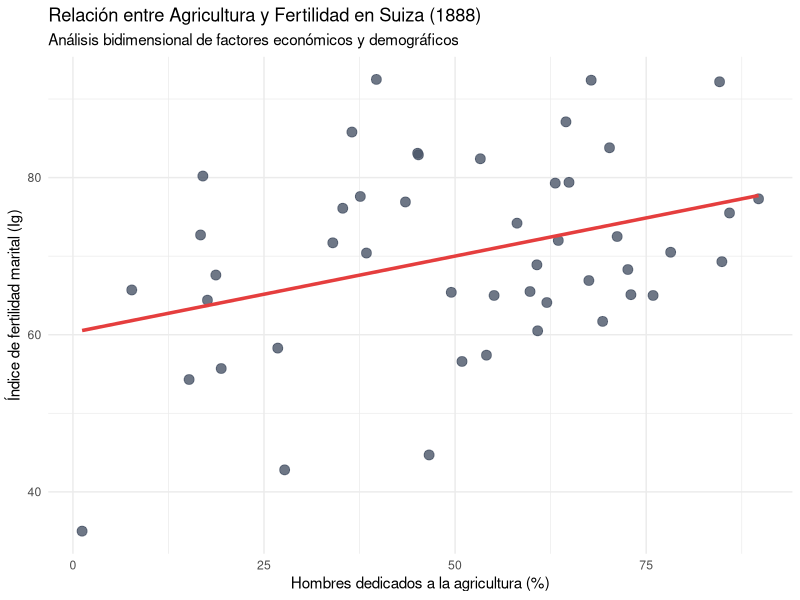
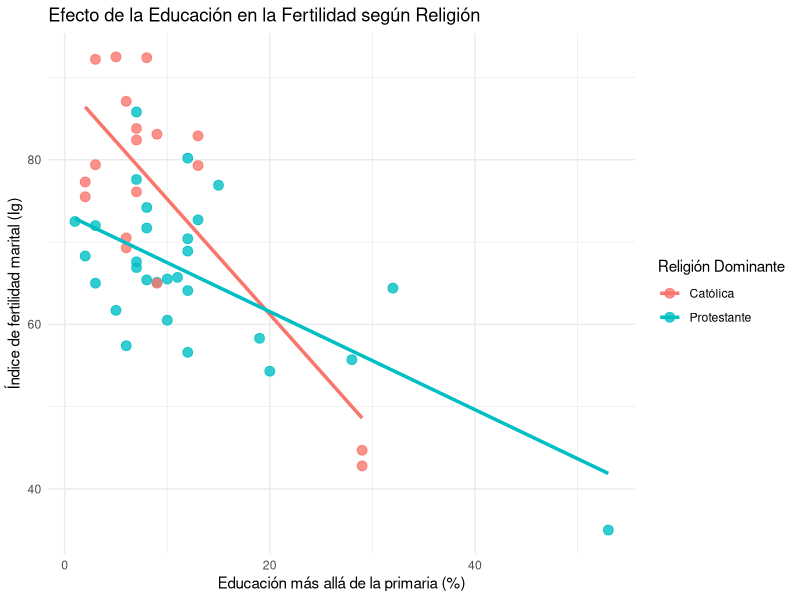
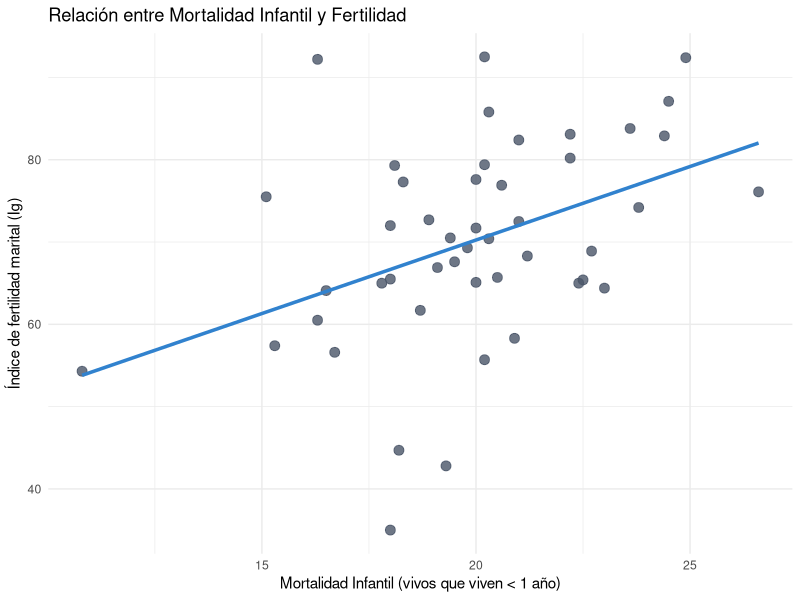
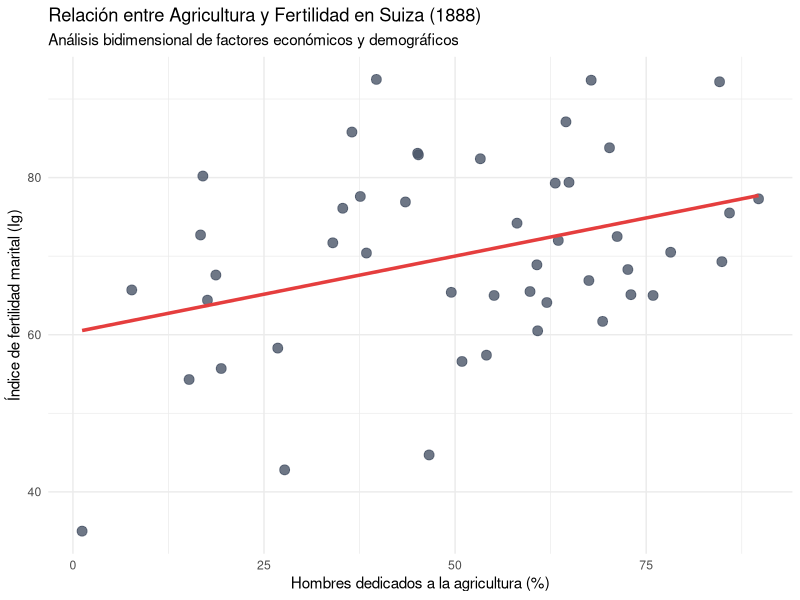
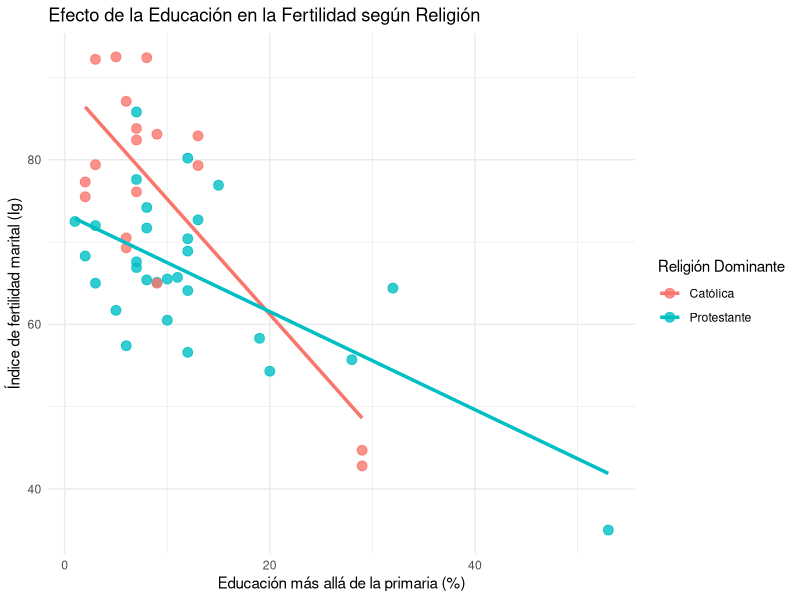
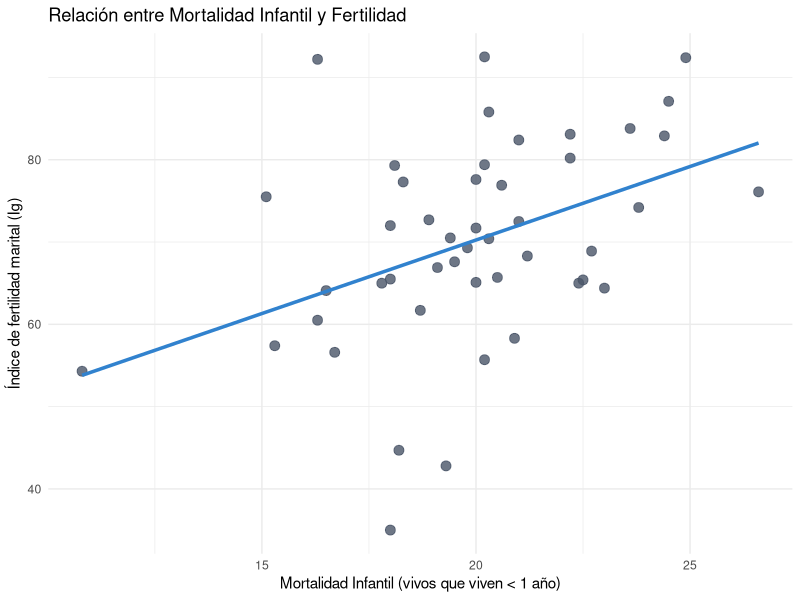

Reproduce these figures in R, in order.
# ==============================================================================
# PROYECTO FINAL: ANÁLISIS DEMOGRÁFICO Y SOCIOECONÓMICO EN SUIZA (1888)
# Autor: Loren Clavel Nolasco Hernández
# ==============================================================================

# 2. Paquetes a utilizar -------------------------------------------------------
library(dplyr)
library(ggplot2)
library(tidyr)
library(forcats)

# 3. Carga de los datos --------------------------------------------------------
suiza <- as_tibble(swiss, rownames = "Provincias")

# 4. Exploración de los datos --------------------------------------------------
dim(suiza)
names(suiza)
glimpse(suiza)

# Mostrar las primeras 10 provincias (versión interactiva para reporte)
# rmarkdown::paged_table(head(suiza, 10))

# 5. Limpieza y Verificación ---------------------------------------------------
colSums(is.na(suiza)) # Verificación de valores faltantes

# 6. Preguntas de investigación ------------------------------------------------

# ---- a) Relación entre agricultura y fertilidad ----
tabla_preparacion_1 <- suiza %>% 
  select(Agriculture, Fertility) %>% 
  head(10)

print(tabla_preparacion_1)

grafica_1 <- ggplot(suiza, aes(x = Agriculture, y = Fertility)) +
  geom_point(color = "#4A5568", size = 3, alpha = 0.8) +
  geom_smooth(method = "lm", color = "#E53E3E", se = FALSE, size = 1.2) +
  labs(
    title = "Relación entre Agricultura y Fertilidad en Suiza (1888)",
    subtitle = "Análisis bidimensional de factores económicos y demográficos",
    x = "Hombres dedicados a la agricultura (%)",
    y = "Índice de fertilidad marital (Ig)"
  ) +
  theme_minimal()

print(grafica_1)
ggsave("figures/relacion-agricultura-fertilidad.png", plot = grafica_1, width = 8, height = 5)


# ---- b) Efecto de la fertilidad según la educación y la filiación religiosa ----
tabla_preparacion_2 <- suiza %>% 
  mutate(Religion_Dominante = if_else(Catholic > 50, "Católica", "Protestante")) %>% 
  select(Education, Fertility, Religion_Dominante) %>% 
  head(10)

print(tabla_preparacion_2)

# Nota: Recuerda usar la variable 'Religion_Dominante' en tu ggplot para mapear los colores
grafica_2 <- ggplot(suiza %>% mutate(Religion_Dominante = if_else(Catholic > 50, "Católica", "Protestante")), 
                    aes(x = Education, y = Fertility, color = Religion_Dominante)) +
  geom_point(size = 3, alpha = 0.8) +
  geom_smooth(method = "lm", se = FALSE, size = 1.2) +
  labs(
    title = "Efecto de la Educación en la Fertilidad según Religión",
    x = "Educación más allá de la primaria (%)",
    y = "Índice de fertilidad marital (Ig)",
    color = "Religión Dominante"
  ) +
  theme_minimal()

print(grafica_2)
ggsave("figures/relacion-educacion-fertilidad-religion.png", plot = grafica_2, width = 8, height = 5)


# ---- c) Relación entre la mortalidad infantil y la fertilidad ----
tabla_preparacion_3 <- suiza %>% 
  select(Infant.Mortality, Fertility) %>% 
  head(10)

print(tabla_preparacion_3)

grafica_3 <- ggplot(suiza, aes(x = Infant.Mortality, y = Fertility)) +
  geom_point(color = "#4A5568", size = 3, alpha = 0.8) +
  geom_smooth(method = "lm", color = "#3182CE", se = FALSE, size = 1.2) +
  labs(
    title = "Relación entre Mortalidad Infantil y Fertilidad",
    x = "Mortalidad Infantil (vivos que viven < 1 año)",
    y = "Índice de fertilidad marital (Ig)"
  ) +
  theme_minimal()

print(grafica_3)
ggsave("figures/relacion-mortInf-fertilidad.png", plot = grafica_3, width = 8, height = 5)
